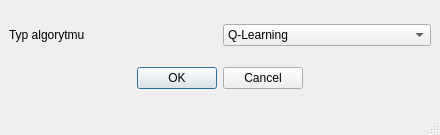
<?xml version="1.0" encoding="UTF-8"?>
<ui version="4.0">
 <class>MainWindow</class>
 <widget class="QMainWindow" name="MainWindow">
  <property name="geometry">
   <rect>
    <x>0</x>
    <y>0</y>
    <width>440</width>
    <height>135</height>
   </rect>
  </property>
  <property name="windowTitle">
   <string>Tworzenie agenta</string>
  </property>
  <widget class="QWidget" name="centralwidget">
   <layout class="QVBoxLayout" name="verticalLayout">
    <item>
     <layout class="QGridLayout" name="gridLayout" rowstretch="0,0,0">
      <item row="0" column="0">
       <widget class="QLabel" name="label_type">
        <property name="text">
         <string>Typ algorytmu</string>
        </property>
       </widget>
      </item>
      <item row="0" column="1">
       <widget class="QComboBox" name="algorithm_slection">
        <item>
         <property name="text">
          <string>Q-Learning</string>
         </property>
        </item>
        <item>
         <property name="text">
          <string>Deep Q-Learning</string>
         </property>
        </item>
        <item>
         <property name="text">
          <string>Strategia Gradientowa</string>
         </property>
        </item>
        <item>
         <property name="text">
          <string>Advantage Actor Critic</string>
         </property>
        </item>
        <item>
         <property name="text">
          <string>Proximal Policy Optimization</string>
         </property>
        </item>
       </widget>
      </item>
     </layout>
    </item>
    <item>
     <widget class="QDialogButtonBox" name="confirm_box">
      <property name="standardButtons">
       <set>QDialogButtonBox::Cancel|QDialogButtonBox::Ok</set>
      </property>
      <property name="centerButtons">
       <bool>true</bool>
      </property>
     </widget>
    </item>
   </layout>
  </widget>
  <widget class="QStatusBar" name="statusbar"/>
 </widget>
 <resources/>
 <connections/>
</ui>
